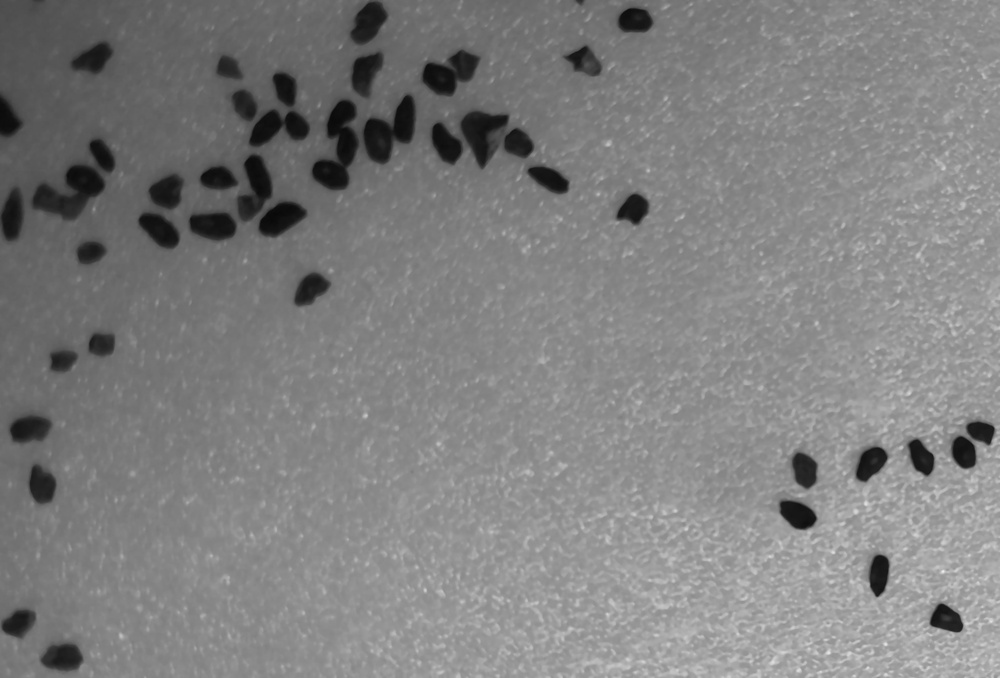
#> input picture con_filtro.jpg, 1000 x 678 px, shrunk from 4608 x 3126 before the run; its folder holds only this picture in this run
$ python -i funciones.py   (imports and definitions only)
#> lines starting #> are read from the running program, lines starting #| are printed output that depends on the picture
from PIL import Image, ImageDraw, ImageOps,ImageFilter, ImageTk
from skimage.measure import label, regionprops
from skimage.morphology import closing, square
from skimage.color import label2rgb
from numpy import array
import numpy as np
import tkinter as tk
from tkinter import *
import PIL
from math import sqrt
# [16 lines left out: function Contenedor, not called in this run]
def Regiones(img_binary, ventana=9):
	# print("Regiones")
	# ventana = int(sqrt(ventana))
	# ventana += 1 if ventana % 2 == 0 else 0
	ventana = 3
	arr_binary = array(img_binary)
	arr_closed = closing(arr_binary, square(ventana))
	arr_labeled = label(arr_closed)
	return regionprops(arr_labeled)
# [18 lines left out: function Mediciones, not called in this run]
current = 0
# [101 lines left out: functions CheckRestos, CheckRestos2, not called in this run]

>>> import cv2
>>> picture = cv2.imread('../con_filtro.jpg', cv2.IMREAD_GRAYSCALE)
#> picture is the input picture: shape (678, 1000); min 8, max 237, mean 127.6
>>> result = Regiones(picture)
#> in Regiones, `arr_labeled = label(arr_closed)`:
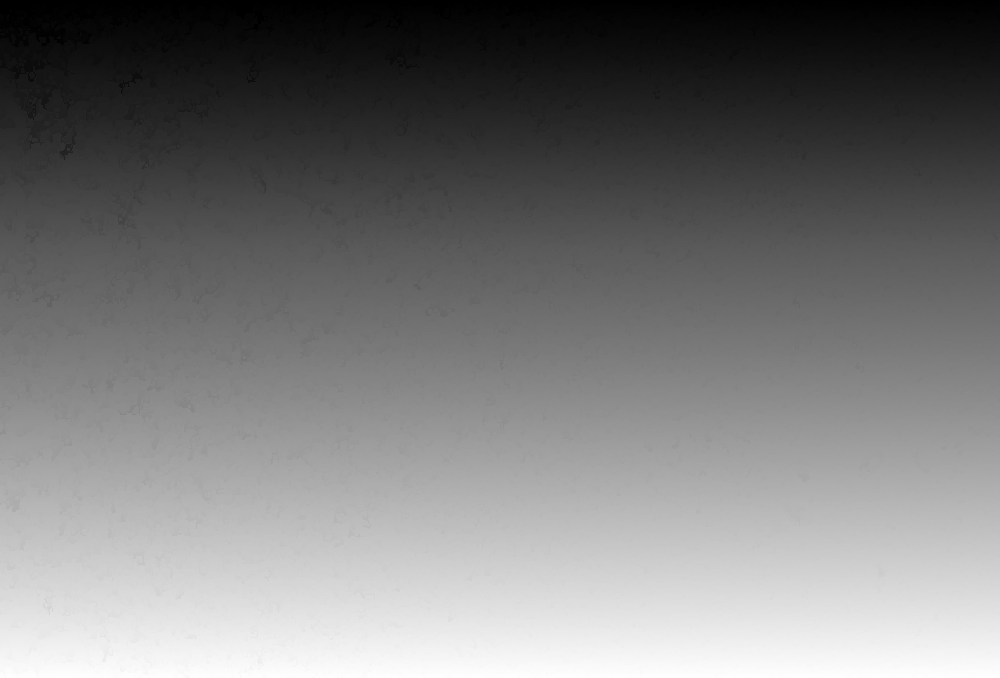
#> arr_labeled: shape (678, 1000) int64; min 1, max 203207, mean 96506.8; drawn with min black and max white
#> result = 203207 regions
